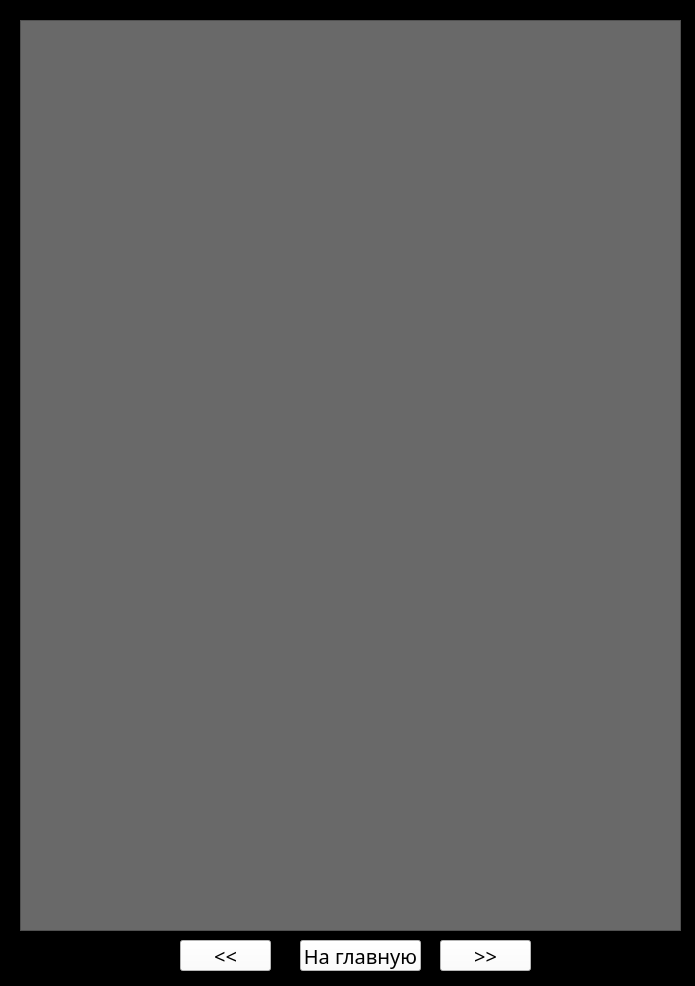
<?xml version="1.0" encoding="UTF-8"?>
<ui version="4.0">
 <class>HelpWindow</class>
 <widget class="QWidget" name="HelpWindow">
  <property name="geometry">
   <rect>
    <x>0</x>
    <y>0</y>
    <width>695</width>
    <height>986</height>
   </rect>
  </property>
  <property name="windowTitle">
   <string>Справка</string>
  </property>
  <property name="windowIcon">
   <iconset resource="menu.qrc">
    <normaloff>:/menu/src/Menu/On.png</normaloff>:/menu/src/Menu/On.png</iconset>
  </property>
  <property name="styleSheet">
   <string notr="true">background-color: black;</string>
  </property>
  <widget class="QTextBrowser" name="textBrowser">
   <property name="geometry">
    <rect>
     <x>20</x>
     <y>20</y>
     <width>661</width>
     <height>911</height>
    </rect>
   </property>
   <property name="font">
    <font>
     <family>PresentScript</family>
     <pointsize>24</pointsize>
     <stylestrategy>PreferAntialias</stylestrategy>
    </font>
   </property>
   <property name="autoFillBackground">
    <bool>true</bool>
   </property>
   <property name="styleSheet">
    <string notr="true">background-color: #696969;
color: #FFFFFF;</string>
   </property>
  </widget>
  <widget class="QPushButton" name="backButton">
   <property name="geometry">
    <rect>
     <x>180</x>
     <y>940</y>
     <width>91</width>
     <height>31</height>
    </rect>
   </property>
   <property name="font">
    <font>
     <family>Kashima RUS by Cop</family>
     <pointsize>15</pointsize>
    </font>
   </property>
   <property name="styleSheet">
    <string notr="true">background: white;
color: black;</string>
   </property>
   <property name="text">
    <string>&lt;&lt;</string>
   </property>
  </widget>
  <widget class="QPushButton" name="homeButton">
   <property name="geometry">
    <rect>
     <x>300</x>
     <y>940</y>
     <width>121</width>
     <height>31</height>
    </rect>
   </property>
   <property name="font">
    <font>
     <family>Kashima RUS by Cop</family>
     <pointsize>15</pointsize>
    </font>
   </property>
   <property name="styleSheet">
    <string notr="true">background: white;
color: black;</string>
   </property>
   <property name="text">
    <string> На главную </string>
   </property>
  </widget>
  <widget class="QPushButton" name="nextButton">
   <property name="geometry">
    <rect>
     <x>440</x>
     <y>940</y>
     <width>91</width>
     <height>31</height>
    </rect>
   </property>
   <property name="font">
    <font>
     <family>Kashima RUS by Cop</family>
     <pointsize>15</pointsize>
    </font>
   </property>
   <property name="styleSheet">
    <string notr="true">background: white;
color: black;</string>
   </property>
   <property name="text">
    <string>&gt;&gt;</string>
   </property>
  </widget>
 </widget>
 <resources>
  <include location="menu.qrc"/>
 </resources>
 <connections/>
</ui>
